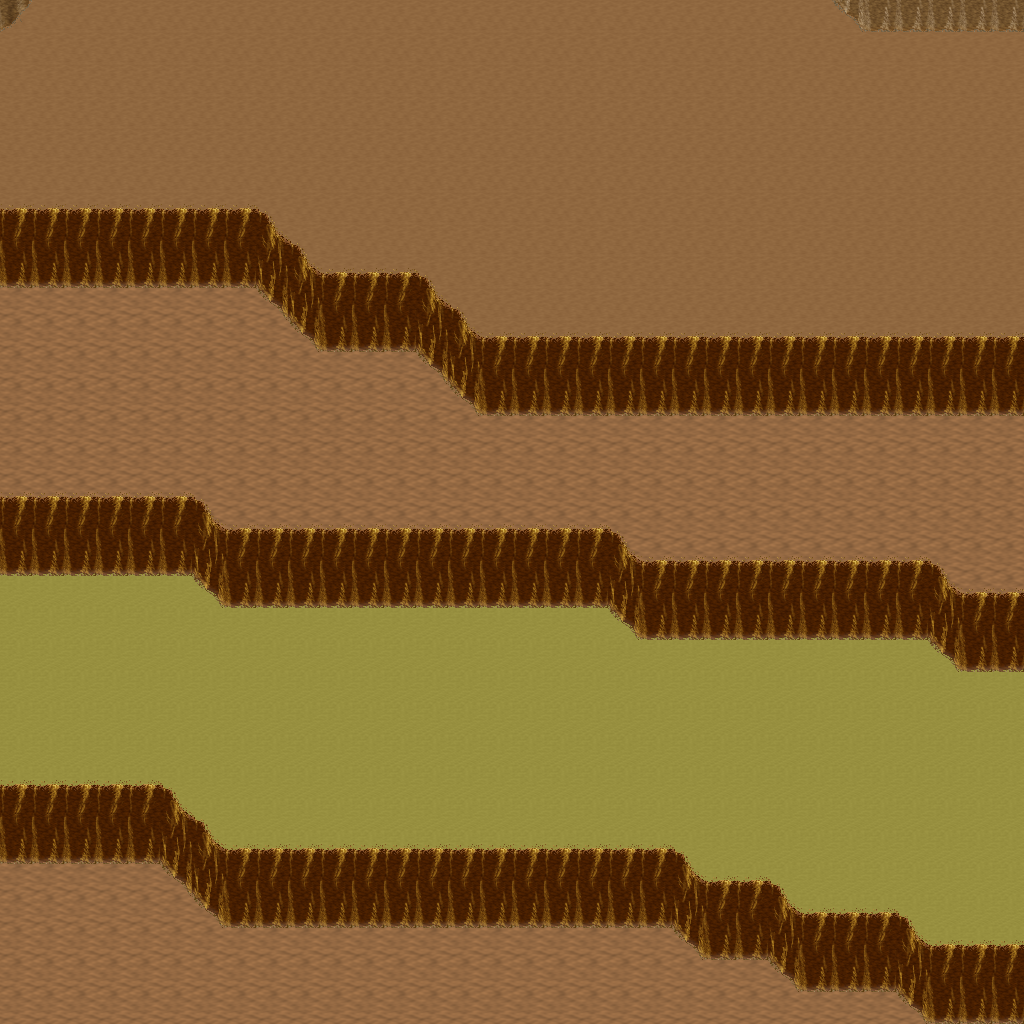

Below is a game level as drawn by its tile map, then a one-line description and the .tmx that defines it (tile-layer data replaced by summaries):
An orthogonal 32x32 tile map with 32x32 px tiles, 5 tile layers (Ground, Objects, Objects2, Above, ...), 1 hidden layer not drawn, 8 tilesets.

<map version="1.10" tiledversion="1.11.0" orientation="orthogonal" renderorder="right-down" width="32" height="32" tilewidth="32" tileheight="32" infinite="0" nextlayerid="11" nextobjectid="1">
 <tileset firstgid="1" name="logic_collision" tilewidth="32" tileheight="32" tilecount="1" columns="1">
  <image source="../drawable/logic_collision.png" width="32" height="32" />
 </tileset>
 <tileset firstgid="2" name="ground_ground" tilewidth="32" tileheight="32" tilecount="33" columns="3">
  <image source="../drawable/ground_ground.png" width="96" height="352" />
 </tileset>
 <tileset firstgid="35" name="ground_ridge_earth_pale" tilewidth="32" tileheight="32" tilecount="96" columns="12">
  <image source="../drawable/ground_ridge_earth_pale.png" width="384" height="256" />
 </tileset>
 <tileset firstgid="131" name="ground_ridge_earth_dark" tilewidth="32" tileheight="32" tilecount="96" columns="12">
  <image source="../drawable/ground_ridge_earth_dark.png" width="384" height="256" />
 </tileset>
 <tileset firstgid="227" name="terrain_desert" tilewidth="32" tileheight="32" tilecount="88" columns="8">
  <image source="../drawable/terrain_desert.png" width="256" height="352" />
 </tileset>
 <tileset firstgid="315" name="plant_tree_tree_darkgreen" tilewidth="32" tileheight="32" tilecount="88" columns="8">
  <image source="../drawable/plant_tree_tree_darkgreen.png" width="256" height="352" />
 </tileset>
 <tileset firstgid="403" name="plant_cactus_2" tilewidth="32" tileheight="32" tilecount="10" columns="5">
  <image source="../drawable/plant_cactus_2.png" width="160" height="64" />
 </tileset>
 <tileset firstgid="413" name="ground_sand_2" tilewidth="32" tileheight="32" tilecount="15" columns="5">
  <image source="../drawable/ground_sand_2.png" width="160" height="96" />
 </tileset>
 <layer id="1" name="Ground" width="32" height="32">
  <data>[1024 cells, 1024 non-empty, 3 distinct tile ids]</data>
 </layer>
 <layer id="2" name="Objects" width="32" height="32">
  <data>[1024 cells, 307 non-empty, 10 distinct tile ids]</data>
 </layer>
 <layer id="3" name="Objects2" width="32" height="32">
  <data>[1024 cells, 0 non-empty, 0 distinct tile ids]</data>
 </layer>
 <layer id="4" name="Above" width="32" height="32">
  <data>[1024 cells, 0 non-empty, 0 distinct tile ids]</data>
 </layer>
 <layer id="5" name="Above2" width="32" height="32">
  <data>[1024 cells, 0 non-empty, 0 distinct tile ids]</data>
 </layer>
 <layer id="6" name="Walkable" width="32" height="32" visible="0">
  <data>[1024 cells, 197 non-empty, 1 distinct tile ids]</data>
 </layer>
 <objectgroup id="7" name="Mapevents" />
 <objectgroup id="8" name="Spawn" />
 <objectgroup id="9" name="Keys" />
 <objectgroup id="10" name="Replace" />
</map>
